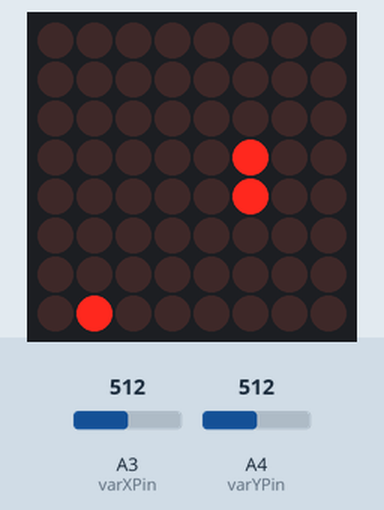
Simulated run of this sketch. Board: Arduino Uno, built with avr-gcc and run on an emulated ATmega328P. Parts: 8×8 LED matrix. Inputs (shaded band) come from the test bench; at power-on: A3 (varXPin) = 512, A4 (varYPin) = 512. Random numbers use the default seed unless the sketch sets one.

Above: at 1.2 s.
1.3 s: A3 (varXPin) set to 911
3.8 s: A3 (varXPin) set to 939
At 4.18 s:
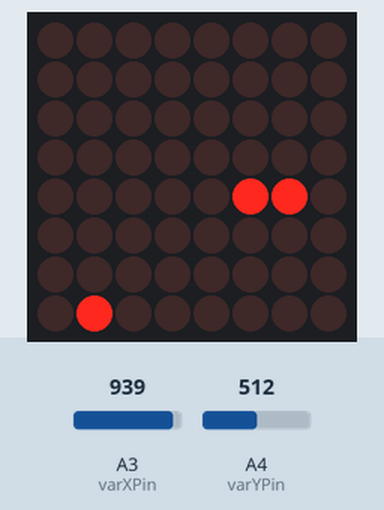
6.5 s: A4 (varYPin) set to 109
9.5 s: A4 (varYPin) set to 92
At 10.53 s:
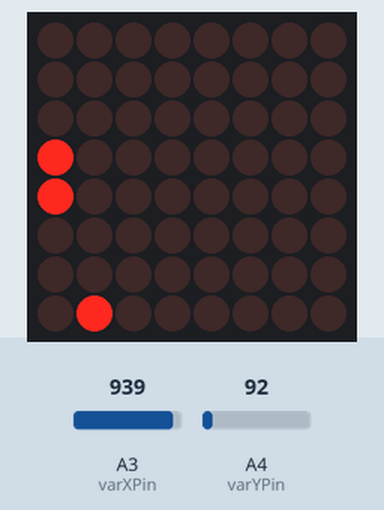
12.5 s: A3 (varXPin) set to 910
At 12.87 s:
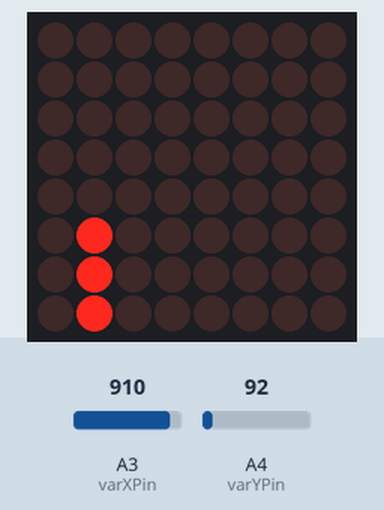
15.2 s: A3 (varXPin) set to 930
At 15.54 s:
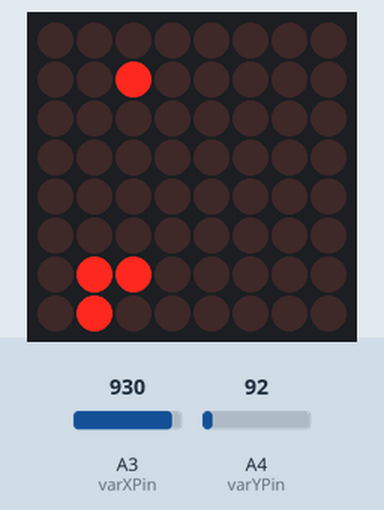
Timing chart, 0 to 18.2 s (numbered marks = the images above; inputs shaded):
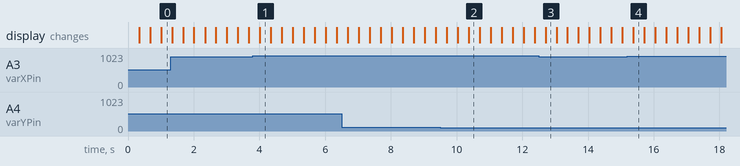

Measured:
- the behaviour switches between 920 and 921 on A3 (varXPin) (found by bisection; images 0 and 1)
- the behaviour switches between 100 and 99 on A4 (varYPin) (found by bisection; images 1 and 2)

The sketch:

Snake.ino
```cpp
#include <LedControl.h>

typedef struct Snake Snake;
struct Snake{
  int head[2];
  int body[40][2];
  int len;
  int dir[2];
};


typedef struct Apple Apple;
struct Apple{
  int rPos;
  int cPos;
};


const int DIN =12;
const int CS =11;
const int CLK = 10;
LedControl lc = LedControl(DIN, CLK, CS,1);

const int varXPin = A3;
const int varYPin = A4;

byte pic[8] = {0,0,0,0,0,0,0,0};

Snake snake = {{1,5},{{0,5}, {1,5}}, 2, {1,0}};//initializare pozitie sarpe
Apple apple = {(int)random(0,8),(int)random(0,8)};//initializare mar


float oldTime = 0;
float timer = 0;
float updateRate = 3;

int i,j;//Counters
void setup() {

  lc.shutdown(0,false);
  lc.setIntensity(0,8);
  lc.clearDisplay(0);

  pinMode(varXPin, INPUT);
  pinMode(varYPin, INPUT);
}

void loop() {
  float deltaTime = calculateDeltaTime();
  timer += deltaTime;

  int xVal = analogRead(varXPin);
  int yVal = analogRead(varYPin);

  if(xVal<100 && snake.dir[1]==0){
    snake.dir[0] = 0;
    snake.dir[1] = -1;
  }else if(xVal >920 && snake.dir[1]==0){
    snake.dir[0] = 0;
    snake.dir[1] = 1;
  }else if(yVal<100 && snake.dir[0]==0){
    snake.dir[0] = -1;
    snake.dir[1] = 0;
  }else if(yVal >920 && snake.dir[0]==0){
    snake.dir[0] = 1;
    snake.dir[1] = 0;
  }

  if(timer > 1000/updateRate){
    timer = 0;
    Update();
  }

  Render();

}

float calculateDeltaTime(){
  float currentTime = millis();
  float dt = currentTime - oldTime;
  oldTime = currentTime;
  return dt;
}

void reset(){
  for(int j=0;j<8;j++){
    pic[j] = 0;
  }
}
void Update(){
  reset();

  int newHead[2] = {snake.head[0]+snake.dir[0], snake.head[1]+snake.dir[1]};

  if(newHead[0]==8){
    newHead[0]=0;
  }else if(newHead[0]==-1){
    newHead[0] = 7;
  }else if(newHead[1]==8){
    newHead[1]=0;
  }else if(newHead[1]==-1){
    newHead[1]=7;
  }

   for(j=0;j<snake.len;j++){
    //daca pierd
    if(snake.body[j][0] == newHead[0] && snake.body[j][1] == newHead[1]){
      delay(1000);
      snake = {{1,5},{{0,5}, {1,5}}, 2, {1,0}};//reinitializare sarpe
      apple = {(int)random(0,8),(int)random(0,8)};//reinitializare mar
      return;
    }
  }

  //verific daca mananca mar
  if(newHead[0] == apple.rPos && newHead[1] ==apple.cPos){
    snake.len = snake.len+1;
    apple.rPos = (int)random(0,8);
    apple.cPos = (int)random(0,8);
  }else{
    removeFirst();
  }

  snake.body[snake.len-1][0]= newHead[0];
  snake.body[snake.len-1][1]= newHead[1];

  snake.head[0] = newHead[0];
  snake.head[1] = newHead[1];

  for(j=0;j<snake.len;j++){
    pic[snake.body[j][0]] |= 128 >> snake.body[j][1];
  }
  pic[apple.rPos] |= 128 >> apple.cPos;

}

void Render(){

   for(i=0;i<8;i++){
    lc.setRow(0,i,pic[i]);
   }
}

void removeFirst(){
  for(j=1;j<snake.len;j++){
    snake.body[j-1][0] = snake.body[j][0];
    snake.body[j-1][1] = snake.body[j][1];
  }
}
```
